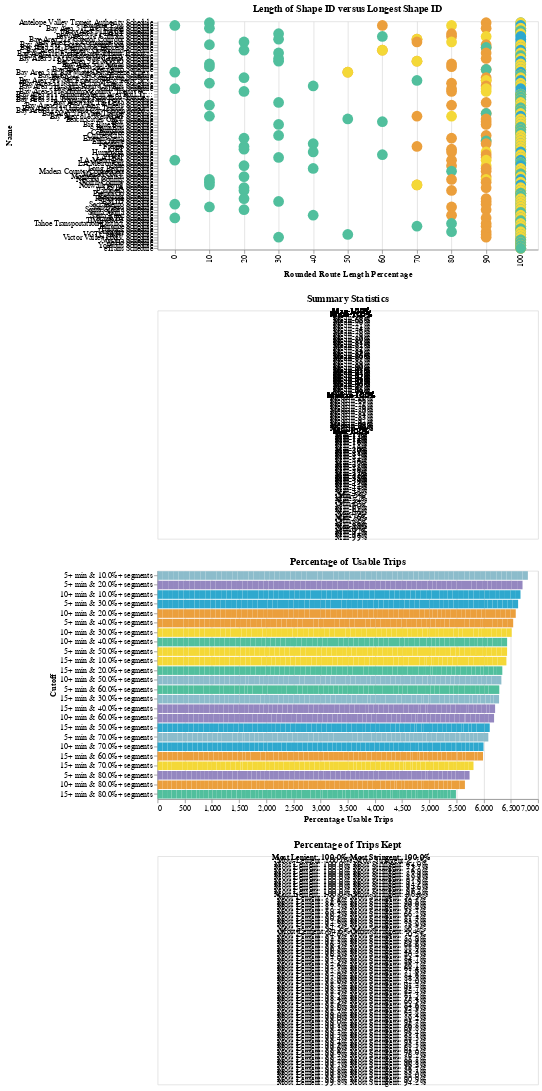

Notebook cell for this chart:
### Code cell
route_len_dot & route_len_table & trip_stats_chart & trip_stats_table

### Figure 1 — Vega-Lite specification as saved in the notebook (floating-point values rounded to 4 significant figures; data arrays with more than 128 entries replaced by an {"elided": "..."} marker saying what was removed)
{"config": {"view": {"continuousWidth": 400, "continuousHeight": 300}}, "vconcat": [{"mark": {"type": "circle", "opacity": 1, "size": 200}, "encoding": {"color": {"field": "Variable", "legend": null, "scale": {"range": ["#2EA8CE", "#EB9F3C", "#F4D837", "#51BF9D", "#8CBCCB", "#9487C0"]}, "type": "nominal"}, "tooltip": [{"field": "Name", "type": "nominal"}, {"field": "Variable", "type": "nominal"}, {"field": "Route Length Percentage", "type": "quantitative"}], "x": {"axis": {"grid": true, "tickCount": 4}, "field": "Rounded Route Length Percentage", "scale": {"domain": [0, 10, 20, 30, 40, 50, 60, 70, 80, 90, 100]}, "sort": "ascending", "type": "ordinal"}, "y": {"field": "Name", "type": "nominal"}}, "height": 300, "selection": {"selector001": {"type": "single", "fields": ["Name"], "bind": {"input": "select", "options": [null, "Antelope Valley Transit Authority Schedule", "Banning Pass Schedule", "Bay Area 511 AC Transit Schedule", "Bay Area 511 ACE Schedule", "Bay Area 511 BART Schedule", "Bay Area 511 Caltrain Schedule", "Bay Area 511 Capitol Corridor Schedule", "Bay Area 511 Commute.org Schedule", "Bay Area 511 County Connection Schedule", "Bay Area 511 Dumbarton Express Schedule", "Bay Area 511 Emery Go-Round Schedule", "Bay Area 511 Fairfield and Suisun Transit Schedule", "Bay Area 511 Golden Gate Ferry Schedule", "Bay Area 511 Golden Gate Transit Schedule", "Bay Area 511 MVGO Schedule", "Bay Area 511 Marin Schedule", "Bay Area 511 Muni Schedule", "Bay Area 511 Petaluma Schedule", "Bay Area 511 Rio Vista Delta Breeze Schedule", "Bay Area 511 SFO AirTrain Schedule", "Bay Area 511 SamTrans Schedule", "Bay Area 511 San Francisco Bay Ferry Schedule", "Bay Area 511 Santa Clara Transit Schedule", "Bay Area 511 Santa Rosa CityBus Schedule", "Bay Area 511 SolTrans Schedule", "Bay Area 511 Sonoma County Transit Schedule", "Bay Area 511 Sonoma-Marin Area Rail Transit Schedule", "Bay Area 511 South San Francisco Shuttle Schedule", "Bay Area 511 Treasure Island Ferry Schedule", "Bay Area 511 Tri Delta Schedule", "Bay Area 511 Tri-Valley Wheels Schedule", "Bay Area 511 Union City Transit Schedule", "Bay Area 511 Vacaville City Coach Schedule", "Bay Area 511 Vine Transit Schedule", "Bay Area 511 WestCAT Schedule", "Beach Cities GMV Schedule", "Bear Schedule", "Big Blue Bus Schedule", "BruinBus Schedule", "Burbank Schedule", "Commerce Schedule", "Culver City Schedule", "Eastern Sierra Schedule", "Elk Grove Schedule", "Foothill Schedule", "Fresno Schedule", "GET Schedule", "Humboldt Schedule", "Kings Schedule", "LA DOT Schedule", "LA Metro Bus Schedule", "LA Metro Rail Schedule", "Lake Schedule", "Long Beach Schedule", "Madera County Connection Schedule", "Merced GMV Schedule", "Monterey Salinas Schedule", "Nevada County Schedule", "North County Schedule", "Norwalk Avail Schedule", "OCTA Schedule", "Pasadena Schedule", "PresidiGo Schedule", "Redding Schedule", "Riverside Schedule", "SBMTD Schedule", "Sacramento Schedule", "San Diego Schedule", "Santa Clarita Schedule", "Santa Maria Schedule", "Santa Ynez Schedule", "StanRTA Schedule", "TIME GMV Schedule", "Tahoe Transportation District Schedule", "Torrance Schedule", "Turlock Schedule", "Unitrans Schedule", "VCTC GMV Schedule", "Victor Valley GMV Schedule", "Visalia Schedule", "WeHo Schedule", "Yolobus Schedule", "eTrans Schedule"], "labels": ["All", "Antelope Valley Transit Authority Schedule", "Banning Pass Schedule", "Bay Area 511 AC Transit Schedule", "Bay Area 511 ACE Schedule", "Bay Area 511 BART Schedule", "Bay Area 511 Caltrain Schedule", "Bay Area 511 Capitol Corridor Schedule", "Bay Area 511 Commute.org Schedule", "Bay Area 511 County Connection Schedule", "Bay Area 511 Dumbarton Express Schedule", "Bay Area 511 Emery Go-Round Schedule", "Bay Area 511 Fairfield and Suisun Transit Schedule", "Bay Area 511 Golden Gate Ferry Schedule", "Bay Area 511 Golden Gate Transit Schedule", "Bay Area 511 MVGO Schedule", "Bay Area 511 Marin Schedule", "Bay Area 511 Muni Schedule", "Bay Area 511 Petaluma Schedule", "Bay Area 511 Rio Vista Delta Breeze Schedule", "Bay Area 511 SFO AirTrain Schedule", "Bay Area 511 SamTrans Schedule", "Bay Area 511 San Francisco Bay Ferry Schedule", "Bay Area 511 Santa Clara Transit Schedule", "Bay Area 511 Santa Rosa CityBus Schedule", "Bay Area 511 SolTrans Schedule", "Bay Area 511 Sonoma County Transit Schedule", "Bay Area 511 Sonoma-Marin Area Rail Transit Schedule", "Bay Area 511 South San Francisco Shuttle Schedule", "Bay Area 511 Treasure Island Ferry Schedule", "Bay Area 511 Tri Delta Schedule", "Bay Area 511 Tri-Valley Wheels Schedule", "Bay Area 511 Union City Transit Schedule", "Bay Area 511 Vacaville City Coach Schedule", "Bay Area 511 Vine Transit Schedule", "Bay Area 511 WestCAT Schedule", "Beach Cities GMV Schedule", "Bear Schedule", "Big Blue Bus Schedule", "BruinBus Schedule", "Burbank Schedule", "Commerce Schedule", "Culver City Schedule", "Eastern Sierra Schedule", "Elk Grove Schedule", "Foothill Schedule", "Fresno Schedule", "GET Schedule", "Humboldt Schedule", "Kings Schedule", "LA DOT Schedule", "LA Metro Bus Schedule", "LA Metro Rail Schedule", "Lake Schedule", "Long Beach Schedule", "Madera County Connection Schedule", "Merced GMV Schedule", "Monterey Salinas Schedule", "Nevada County Schedule", "North County Schedule", "Norwalk Avail Schedule", "OCTA Schedule", "Pasadena Schedule", "PresidiGo Schedule", "Redding Schedule", "Riverside Schedule", "SBMTD Schedule", "Sacramento Schedule", "San Diego Schedule", "Santa Clarita Schedule", "Santa Maria Schedule", "Santa Ynez Schedule", "StanRTA Schedule", "TIME GMV Schedule", "Tahoe Transportation District Schedule", "Torrance Schedule", "Turlock Schedule", "Unitrans Schedule", "VCTC GMV Schedule", "Victor Valley GMV Schedule", "Visalia Schedule", "WeHo Schedule", "Yolobus Schedule", "eTrans Schedule"], "name": "Operator"}}}, "title": "Length of Shape ID versus Longest Shape ID", "transform": [{"window": [{"op": "rank", "field": "", "as": "id"}], "groupby": ["Variable"]}, {"filter": {"selection": "selector001"}}], "width": 500}, {"mark": {"type": "text", "align": "center", "baseline": "middle", "dx": 5}, "encoding": {"text": {"field": "Full Information", "type": "nominal"}, "x": {"axis": null, "field": "Zero", "type": "quantitative"}, "y": {"axis": null, "field": "Full Information", "type": "nominal"}}, "height": 300, "selection": {"selector001": {"type": "single", "fields": ["Name"], "bind": {"input": "select", "options": [null, "Antelope Valley Transit Authority Schedule", "Banning Pass Schedule", "Bay Area 511 AC Transit Schedule", "Bay Area 511 ACE Schedule", "Bay Area 511 BART Schedule", "Bay Area 511 Caltrain Schedule", "Bay Area 511 Capitol Corridor Schedule", "Bay Area 511 Commute.org Schedule", "Bay Area 511 County Connection Schedule", "Bay Area 511 Dumbarton Express Schedule", "Bay Area 511 Emery Go-Round Schedule", "Bay Area 511 Fairfield and Suisun Transit Schedule", "Bay Area 511 Golden Gate Ferry Schedule", "Bay Area 511 Golden Gate Transit Schedule", "Bay Area 511 MVGO Schedule", "Bay Area 511 Marin Schedule", "Bay Area 511 Muni Schedule", "Bay Area 511 Petaluma Schedule", "Bay Area 511 Rio Vista Delta Breeze Schedule", "Bay Area 511 SFO AirTrain Schedule", "Bay Area 511 SamTrans Schedule", "Bay Area 511 San Francisco Bay Ferry Schedule", "Bay Area 511 Santa Clara Transit Schedule", "Bay Area 511 Santa Rosa CityBus Schedule", "Bay Area 511 SolTrans Schedule", "Bay Area 511 Sonoma County Transit Schedule", "Bay Area 511 Sonoma-Marin Area Rail Transit Schedule", "Bay Area 511 South San Francisco Shuttle Schedule", "Bay Area 511 Treasure Island Ferry Schedule", "Bay Area 511 Tri Delta Schedule", "Bay Area 511 Tri-Valley Wheels Schedule", "Bay Area 511 Union City Transit Schedule", "Bay Area 511 Vacaville City Coach Schedule", "Bay Area 511 Vine Transit Schedule", "Bay Area 511 WestCAT Schedule", "Beach Cities GMV Schedule", "Bear Schedule", "Big Blue Bus Schedule", "BruinBus Schedule", "Burbank Schedule", "Commerce Schedule", "Culver City Schedule", "Eastern Sierra Schedule", "Elk Grove Schedule", "Foothill Schedule", "Fresno Schedule", "GET Schedule", "Humboldt Schedule", "Kings Schedule", "LA DOT Schedule", "LA Metro Bus Schedule", "LA Metro Rail Schedule", "Lake Schedule", "Long Beach Schedule", "Madera County Connection Schedule", "Merced GMV Schedule", "Monterey Salinas Schedule", "Nevada County Schedule", "North County Schedule", "Norwalk Avail Schedule", "OCTA Schedule", "Pasadena Schedule", "PresidiGo Schedule", "Redding Schedule", "Riverside Schedule", "SBMTD Schedule", "Sacramento Schedule", "San Diego Schedule", "Santa Clarita Schedule", "Santa Maria Schedule", "Santa Ynez Schedule", "StanRTA Schedule", "TIME GMV Schedule", "Tahoe Transportation District Schedule", "Torrance Schedule", "Turlock Schedule", "Unitrans Schedule", "VCTC GMV Schedule", "Victor Valley GMV Schedule", "Visalia Schedule", "WeHo Schedule", "Yolobus Schedule", "eTrans Schedule"], "labels": ["All", "Antelope Valley Transit Authority Schedule", "Banning Pass Schedule", "Bay Area 511 AC Transit Schedule", "Bay Area 511 ACE Schedule", "Bay Area 511 BART Schedule", "Bay Area 511 Caltrain Schedule", "Bay Area 511 Capitol Corridor Schedule", "Bay Area 511 Commute.org Schedule", "Bay Area 511 County Connection Schedule", "Bay Area 511 Dumbarton Express Schedule", "Bay Area 511 Emery Go-Round Schedule", "Bay Area 511 Fairfield and Suisun Transit Schedule", "Bay Area 511 Golden Gate Ferry Schedule", "Bay Area 511 Golden Gate Transit Schedule", "Bay Area 511 MVGO Schedule", "Bay Area 511 Marin Schedule", "Bay Area 511 Muni Schedule", "Bay Area 511 Petaluma Schedule", "Bay Area 511 Rio Vista Delta Breeze Schedule", "Bay Area 511 SFO AirTrain Schedule", "Bay Area 511 SamTrans Schedule", "Bay Area 511 San Francisco Bay Ferry Schedule", "Bay Area 511 Santa Clara Transit Schedule", "Bay Area 511 Santa Rosa CityBus Schedule", "Bay Area 511 SolTrans Schedule", "Bay Area 511 Sonoma County Transit Schedule", "Bay Area 511 Sonoma-Marin Area Rail Transit Schedule", "Bay Area 511 South San Francisco Shuttle Schedule", "Bay Area 511 Treasure Island Ferry Schedule", "Bay Area 511 Tri Delta Schedule", "Bay Area 511 Tri-Valley Wheels Schedule", "Bay Area 511 Union City Transit Schedule", "Bay Area 511 Vacaville City Coach Schedule", "Bay Area 511 Vine Transit Schedule", "Bay Area 511 WestCAT Schedule", "Beach Cities GMV Schedule", "Bear Schedule", "Big Blue Bus Schedule", "BruinBus Schedule", "Burbank Schedule", "Commerce Schedule", "Culver City Schedule", "Eastern Sierra Schedule", "Elk Grove Schedule", "Foothill Schedule", "Fresno Schedule", "GET Schedule", "Humboldt Schedule", "Kings Schedule", "LA DOT Schedule", "LA Metro Bus Schedule", "LA Metro Rail Schedule", "Lake Schedule", "Long Beach Schedule", "Madera County Connection Schedule", "Merced GMV Schedule", "Monterey Salinas Schedule", "Nevada County Schedule", "North County Schedule", "Norwalk Avail Schedule", "OCTA Schedule", "Pasadena Schedule", "PresidiGo Schedule", "Redding Schedule", "Riverside Schedule", "SBMTD Schedule", "Sacramento Schedule", "San Diego Schedule", "Santa Clarita Schedule", "Santa Maria Schedule", "Santa Ynez Schedule", "StanRTA Schedule", "TIME GMV Schedule", "Tahoe Transportation District Schedule", "Torrance Schedule", "Turlock Schedule", "Unitrans Schedule", "VCTC GMV Schedule", "Victor Valley GMV Schedule", "Visalia Schedule", "WeHo Schedule", "Yolobus Schedule", "eTrans Schedule"], "name": "Operator"}}}, "title": "Summary Statistics", "transform": [{"filter": {"selection": "selector001"}}], "width": 500}, {"data": {"name": "data-a50b5a8032c4602f0ce5f648f3322e90"}, "mark": "bar", "encoding": {"color": {"field": "Cutoff", "legend": null, "scale": {"range": ["#2EA8CE", "#EB9F3C", "#F4D837", "#51BF9D", "#8CBCCB", "#9487C0"]}, "type": "nominal"}, "tooltip": [{"field": "Name", "type": "nominal"}, {"field": "Cutoff", "type": "nominal"}, {"field": "Percentage Usable Trips", "type": "quantitative"}, {"field": "N Trips", "type": "quantitative"}], "x": {"field": "Percentage Usable Trips", "sort": {"field": "Percentage Usable Trips", "order": "descending"}, "type": "quantitative"}, "y": {"field": "Cutoff", "sort": {"field": "Percentage Usable Trips", "order": "descending"}, "type": "nominal"}}, "height": 300, "selection": {"selector001": {"type": "single", "fields": ["Name"], "bind": {"input": "select", "options": [null, "Antelope Valley Transit Authority Schedule", "Banning Pass Schedule", "Bay Area 511 AC Transit Schedule", "Bay Area 511 ACE Schedule", "Bay Area 511 BART Schedule", "Bay Area 511 Caltrain Schedule", "Bay Area 511 Capitol Corridor Schedule", "Bay Area 511 Commute.org Schedule", "Bay Area 511 County Connection Schedule", "Bay Area 511 Dumbarton Express Schedule", "Bay Area 511 Emery Go-Round Schedule", "Bay Area 511 Fairfield and Suisun Transit Schedule", "Bay Area 511 Golden Gate Ferry Schedule", "Bay Area 511 Golden Gate Transit Schedule", "Bay Area 511 MVGO Schedule", "Bay Area 511 Marin Schedule", "Bay Area 511 Muni Schedule", "Bay Area 511 Petaluma Schedule", "Bay Area 511 Rio Vista Delta Breeze Schedule", "Bay Area 511 SFO AirTrain Schedule", "Bay Area 511 SamTrans Schedule", "Bay Area 511 San Francisco Bay Ferry Schedule", "Bay Area 511 Santa Clara Transit Schedule", "Bay Area 511 Santa Rosa CityBus Schedule", "Bay Area 511 SolTrans Schedule", "Bay Area 511 Sonoma County Transit Schedule", "Bay Area 511 Sonoma-Marin Area Rail Transit Schedule", "Bay Area 511 South San Francisco Shuttle Schedule", "Bay Area 511 Treasure Island Ferry Schedule", "Bay Area 511 Tri Delta Schedule", "Bay Area 511 Tri-Valley Wheels Schedule", "Bay Area 511 Union City Transit Schedule", "Bay Area 511 Vacaville City Coach Schedule", "Bay Area 511 Vine Transit Schedule", "Bay Area 511 WestCAT Schedule", "Beach Cities GMV Schedule", "Bear Schedule", "Big Blue Bus Schedule", "BruinBus Schedule", "Burbank Schedule", "Commerce Schedule", "Culver City Schedule", "Eastern Sierra Schedule", "Elk Grove Schedule", "Foothill Schedule", "Fresno Schedule", "GET Schedule", "Humboldt Schedule", "Kings Schedule", "LA DOT Schedule", "LA Metro Bus Schedule", "LA Metro Rail Schedule", "Lake Schedule", "Long Beach Schedule", "Madera County Connection Schedule", "Merced GMV Schedule", "Monterey Salinas Schedule", "Nevada County Schedule", "North County Schedule", "Norwalk Avail Schedule", "OCTA Schedule", "Pasadena Schedule", "PresidiGo Schedule", "Redding Schedule", "Riverside Schedule", "SBMTD Schedule", "Sacramento Schedule", "San Diego Schedule", "Santa Clarita Schedule", "Santa Maria Schedule", "Santa Ynez Schedule", "StanRTA Schedule", "TIME GMV Schedule", "Tahoe Transportation District Schedule", "Torrance Schedule", "Turlock Schedule", "Unitrans Schedule", "VCTC GMV Schedule", "Victor Valley GMV Schedule", "Visalia Schedule", "WeHo Schedule", "Yolobus Schedule", "eTrans Schedule"], "labels": ["All", "Antelope Valley Transit Authority Schedule", "Banning Pass Schedule", "Bay Area 511 AC Transit Schedule", "Bay Area 511 ACE Schedule", "Bay Area 511 BART Schedule", "Bay Area 511 Caltrain Schedule", "Bay Area 511 Capitol Corridor Schedule", "Bay Area 511 Commute.org Schedule", "Bay Area 511 County Connection Schedule", "Bay Area 511 Dumbarton Express Schedule", "Bay Area 511 Emery Go-Round Schedule", "Bay Area 511 Fairfield and Suisun Transit Schedule", "Bay Area 511 Golden Gate Ferry Schedule", "Bay Area 511 Golden Gate Transit Schedule", "Bay Area 511 MVGO Schedule", "Bay Area 511 Marin Schedule", "Bay Area 511 Muni Schedule", "Bay Area 511 Petaluma Schedule", "Bay Area 511 Rio Vista Delta Breeze Schedule", "Bay Area 511 SFO AirTrain Schedule", "Bay Area 511 SamTrans Schedule", "Bay Area 511 San Francisco Bay Ferry Schedule", "Bay Area 511 Santa Clara Transit Schedule", "Bay Area 511 Santa Rosa CityBus Schedule", "Bay Area 511 SolTrans Schedule", "Bay Area 511 Sonoma County Transit Schedule", "Bay Area 511 Sonoma-Marin Area Rail Transit Schedule", "Bay Area 511 South San Francisco Shuttle Schedule", "Bay Area 511 Treasure Island Ferry Schedule", "Bay Area 511 Tri Delta Schedule", "Bay Area 511 Tri-Valley Wheels Schedule", "Bay Area 511 Union City Transit Schedule", "Bay Area 511 Vacaville City Coach Schedule", "Bay Area 511 Vine Transit Schedule", "Bay Area 511 WestCAT Schedule", "Beach Cities GMV Schedule", "Bear Schedule", "Big Blue Bus Schedule", "BruinBus Schedule", "Burbank Schedule", "Commerce Schedule", "Culver City Schedule", "Eastern Sierra Schedule", "Elk Grove Schedule", "Foothill Schedule", "Fresno Schedule", "GET Schedule", "Humboldt Schedule", "Kings Schedule", "LA DOT Schedule", "LA Metro Bus Schedule", "LA Metro Rail Schedule", "Lake Schedule", "Long Beach Schedule", "Madera County Connection Schedule", "Merced GMV Schedule", "Monterey Salinas Schedule", "Nevada County Schedule", "North County Schedule", "Norwalk Avail Schedule", "OCTA Schedule", "Pasadena Schedule", "PresidiGo Schedule", "Redding Schedule", "Riverside Schedule", "SBMTD Schedule", "Sacramento Schedule", "San Diego Schedule", "Santa Clarita Schedule", "Santa Maria Schedule", "Santa Ynez Schedule", "StanRTA Schedule", "TIME GMV Schedule", "Tahoe Transportation District Schedule", "Torrance Schedule", "Turlock Schedule", "Unitrans Schedule", "VCTC GMV Schedule", "Victor Valley GMV Schedule", "Visalia Schedule", "WeHo Schedule", "Yolobus Schedule", "eTrans Schedule"], "name": "Operator"}}}, "title": "Percentage of Usable Trips", "transform": [{"filter": {"selection": "selector001"}}], "width": 500}, {"data": {"name": "data-55e2765b1f06c5436865dd4bd15852de"}, "mark": {"type": "text", "align": "center", "baseline": "middle", "dx": 5}, "encoding": {"text": {"field": "Full Information", "type": "nominal"}, "x": {"axis": null, "field": "Zero", "type": "quantitative"}, "y": {"axis": null, "field": "Full Information", "type": "nominal"}}, "height": 300, "selection": {"selector001": {"type": "single", "fields": ["Name"], "bind": {"input": "select", "options": [null, "Antelope Valley Transit Authority Schedule", "Banning Pass Schedule", "Bay Area 511 AC Transit Schedule", "Bay Area 511 ACE Schedule", "Bay Area 511 BART Schedule", "Bay Area 511 Caltrain Schedule", "Bay Area 511 Capitol Corridor Schedule", "Bay Area 511 Commute.org Schedule", "Bay Area 511 County Connection Schedule", "Bay Area 511 Dumbarton Express Schedule", "Bay Area 511 Emery Go-Round Schedule", "Bay Area 511 Fairfield and Suisun Transit Schedule", "Bay Area 511 Golden Gate Ferry Schedule", "Bay Area 511 Golden Gate Transit Schedule", "Bay Area 511 MVGO Schedule", "Bay Area 511 Marin Schedule", "Bay Area 511 Muni Schedule", "Bay Area 511 Petaluma Schedule", "Bay Area 511 Rio Vista Delta Breeze Schedule", "Bay Area 511 SFO AirTrain Schedule", "Bay Area 511 SamTrans Schedule", "Bay Area 511 San Francisco Bay Ferry Schedule", "Bay Area 511 Santa Clara Transit Schedule", "Bay Area 511 Santa Rosa CityBus Schedule", "Bay Area 511 SolTrans Schedule", "Bay Area 511 Sonoma County Transit Schedule", "Bay Area 511 Sonoma-Marin Area Rail Transit Schedule", "Bay Area 511 South San Francisco Shuttle Schedule", "Bay Area 511 Treasure Island Ferry Schedule", "Bay Area 511 Tri Delta Schedule", "Bay Area 511 Tri-Valley Wheels Schedule", "Bay Area 511 Union City Transit Schedule", "Bay Area 511 Vacaville City Coach Schedule", "Bay Area 511 Vine Transit Schedule", "Bay Area 511 WestCAT Schedule", "Beach Cities GMV Schedule", "Bear Schedule", "Big Blue Bus Schedule", "BruinBus Schedule", "Burbank Schedule", "Commerce Schedule", "Culver City Schedule", "Eastern Sierra Schedule", "Elk Grove Schedule", "Foothill Schedule", "Fresno Schedule", "GET Schedule", "Humboldt Schedule", "Kings Schedule", "LA DOT Schedule", "LA Metro Bus Schedule", "LA Metro Rail Schedule", "Lake Schedule", "Long Beach Schedule", "Madera County Connection Schedule", "Merced GMV Schedule", "Monterey Salinas Schedule", "Nevada County Schedule", "North County Schedule", "Norwalk Avail Schedule", "OCTA Schedule", "Pasadena Schedule", "PresidiGo Schedule", "Redding Schedule", "Riverside Schedule", "SBMTD Schedule", "Sacramento Schedule", "San Diego Schedule", "Santa Clarita Schedule", "Santa Maria Schedule", "Santa Ynez Schedule", "StanRTA Schedule", "TIME GMV Schedule", "Tahoe Transportation District Schedule", "Torrance Schedule", "Turlock Schedule", "Unitrans Schedule", "VCTC GMV Schedule", "Victor Valley GMV Schedule", "Visalia Schedule", "WeHo Schedule", "Yolobus Schedule", "eTrans Schedule"], "labels": ["All", "Antelope Valley Transit Authority Schedule", "Banning Pass Schedule", "Bay Area 511 AC Transit Schedule", "Bay Area 511 ACE Schedule", "Bay Area 511 BART Schedule", "Bay Area 511 Caltrain Schedule", "Bay Area 511 Capitol Corridor Schedule", "Bay Area 511 Commute.org Schedule", "Bay Area 511 County Connection Schedule", "Bay Area 511 Dumbarton Express Schedule", "Bay Area 511 Emery Go-Round Schedule", "Bay Area 511 Fairfield and Suisun Transit Schedule", "Bay Area 511 Golden Gate Ferry Schedule", "Bay Area 511 Golden Gate Transit Schedule", "Bay Area 511 MVGO Schedule", "Bay Area 511 Marin Schedule", "Bay Area 511 Muni Schedule", "Bay Area 511 Petaluma Schedule", "Bay Area 511 Rio Vista Delta Breeze Schedule", "Bay Area 511 SFO AirTrain Schedule", "Bay Area 511 SamTrans Schedule", "Bay Area 511 San Francisco Bay Ferry Schedule", "Bay Area 511 Santa Clara Transit Schedule", "Bay Area 511 Santa Rosa CityBus Schedule", "Bay Area 511 SolTrans Schedule", "Bay Area 511 Sonoma County Transit Schedule", "Bay Area 511 Sonoma-Marin Area Rail Transit Schedule", "Bay Area 511 South San Francisco Shuttle Schedule", "Bay Area 511 Treasure Island Ferry Schedule", "Bay Area 511 Tri Delta Schedule", "Bay Area 511 Tri-Valley Wheels Schedule", "Bay Area 511 Union City Transit Schedule", "Bay Area 511 Vacaville City Coach Schedule", "Bay Area 511 Vine Transit Schedule", "Bay Area 511 WestCAT Schedule", "Beach Cities GMV Schedule", "Bear Schedule", "Big Blue Bus Schedule", "BruinBus Schedule", "Burbank Schedule", "Commerce Schedule", "Culver City Schedule", "Eastern Sierra Schedule", "Elk Grove Schedule", "Foothill Schedule", "Fresno Schedule", "GET Schedule", "Humboldt Schedule", "Kings Schedule", "LA DOT Schedule", "LA Metro Bus Schedule", "LA Metro Rail Schedule", "Lake Schedule", "Long Beach Schedule", "Madera County Connection Schedule", "Merced GMV Schedule", "Monterey Salinas Schedule", "Nevada County Schedule", "North County Schedule", "Norwalk Avail Schedule", "OCTA Schedule", "Pasadena Schedule", "PresidiGo Schedule", "Redding Schedule", "Riverside Schedule", "SBMTD Schedule", "Sacramento Schedule", "San Diego Schedule", "Santa Clarita Schedule", "Santa Maria Schedule", "Santa Ynez Schedule", "StanRTA Schedule", "TIME GMV Schedule", "Tahoe Transportation District Schedule", "Torrance Schedule", "Turlock Schedule", "Unitrans Schedule", "VCTC GMV Schedule", "Victor Valley GMV Schedule", "Visalia Schedule", "WeHo Schedule", "Yolobus Schedule", "eTrans Schedule"], "name": "Operator"}}}, "title": "Percentage of Trips Kept", "transform": [{"filter": {"selection": "selector001"}}], "width": 500}], "data": {"name": "data-5b23ff5ea699206d20254c83b2549481"}, "$schema": "https://vega.github.io/schema/vega-lite/v4.17.0.json", "datasets": {"data-5b23ff5ea699206d20254c83b2549481": {"elided": "332 records"}, "data-a50b5a8032c4602f0ce5f648f3322e90": {"elided": "1680 records"}, "data-55e2765b1f06c5436865dd4bd15852de": [{"Name": "Antelope Valley Transit Authority Schedule", "Max": 96.8, "Min": 80.2, "Zero": 0, "Full Information": "Most Lenient: 96.8% Most Stringent: 80.2%"}, {"Name": "Banning Pass Schedule", "Max": 97.7, "Min": 61.4, "Zero": 0, "Full Information": "Most Lenient: 97.7% Most Stringent: 61.4%"}, {"Name": "Bay Area 511 AC Transit Schedule", "Max": 99.4, "Min": 93.1, "Zero": 0, "Full Information": "Most Lenient: 99.4% Most Stringent: 93.1%"}, {"Name": "Bay Area 511 Caltrain Schedule", "Max": 94.6, "Min": 5.4, "Zero": 0, "Full Information": "Most Lenient: 94.6% Most Stringent: 5.4%"}, {"Name": "Bay Area 511 County Connection Schedule", "Max": 97.0, "Min": 84.7, "Zero": 0, "Full Information": "Most Lenient: 97.0% Most Stringent: 84.7%"}, {"Name": "Bay Area 511 Dumbarton Express Schedule", "Max": 98.0, "Min": 42.0, "Zero": 0, "Full Information": "Most Lenient: 98.0% Most Stringent: 42.0%"}, {"Name": "Bay Area 511 Emery Go-Round Schedule", "Max": 100.0, "Min": 96.9, "Zero": 0, "Full Information": "Most Lenient: 100.0% Most Stringent: 96.9%"}, {"Name": "Bay Area 511 Fairfield and Suisun Transit Schedule", "Max": 100.0, "Min": 94.2, "Zero": 0, "Full Information": "Most Lenient: 100.0% Most Stringent: 94.2%"}, {"Name": "Bay Area 511 Golden Gate Transit Schedule", "Max": 100.0, "Min": 96.2, "Zero": 0, "Full Information": "Most Lenient: 100.0% Most Stringent: 96.2%"}, {"Name": "Bay Area 511 MVGO Schedule", "Max": 100.0, "Min": 89.9, "Zero": 0, "Full Information": "Most Lenient: 100.0% Most Stringent: 89.9%"}, {"Name": "Bay Area 511 Marin Schedule", "Max": 96.3, "Min": 68.6, "Zero": 0, "Full Information": "Most Lenient: 96.3% Most Stringent: 68.6%"}, {"Name": "Bay Area 511 Muni Schedule", "Max": 99.3, "Min": 82.1, "Zero": 0, "Full Information": "Most Lenient: 99.3% Most Stringent: 82.1%"}, {"Name": "Bay Area 511 Petaluma Schedule", "Max": 85.6, "Min": 39.8, "Zero": 0, "Full Information": "Most Lenient: 85.6% Most Stringent: 39.8%"}, {"Name": "Bay Area 511 SamTrans Schedule", "Max": 99.1, "Min": 86.8, "Zero": 0, "Full Information": "Most Lenient: 99.1% Most Stringent: 86.8%"}, {"Name": "Bay Area 511 San Francisco Bay Ferry Schedule", "Max": 100.0, "Min": 2.7, "Zero": 0, "Full Information": "Most Lenient: 100.0% Most Stringent: 2.7%"}, {"Name": "Bay Area 511 Santa Clara Transit Schedule", "Max": 99.0, "Min": 89.2, "Zero": 0, "Full Information": "Most Lenient: 99.0% Most Stringent: 89.2%"}, {"Name": "Bay Area 511 Santa Rosa CityBus Schedule", "Max": 99.8, "Min": 56.7, "Zero": 0, "Full Information": "Most Lenient: 99.8% Most Stringent: 56.7%"}, {"Name": "Bay Area 511 SolTrans Schedule", "Max": 99.0, "Min": 77.4, "Zero": 0, "Full Information": "Most Lenient: 99.0% Most Stringent: 77.4%"}, {"Name": "Bay Area 511 Sonoma County Transit Schedule", "Max": 90.5, "Min": 66.2, "Zero": 0, "Full Information": "Most Lenient: 90.5% Most Stringent: 66.2%"}, {"Name": "Bay Area 511 Sonoma-Marin Area Rail Transit Schedule", "Max": 100.0, "Min": 73.7, "Zero": 0, "Full Information": "Most Lenient: 100.0% Most Stringent: 73.7%"}, {"Name": "Bay Area 511 Tri Delta Schedule", "Max": 99.4, "Min": 88.3, "Zero": 0, "Full Information": "Most Lenient: 99.4% Most Stringent: 88.3%"}, {"Name": "Bay Area 511 Tri-Valley Wheels Schedule", "Max": 98.3, "Min": 85.4, "Zero": 0, "Full Information": "Most Lenient: 98.3% Most Stringent: 85.4%"}, {"Name": "Bay Area 511 Union City Transit Schedule", "Max": 99.0, "Min": 93.7, "Zero": 0, "Full Information": "Most Lenient: 99.0% Most Stringent: 93.7%"}, {"Name": "Bay Area 511 Vine Transit Schedule", "Max": 92.6, "Min": 83.7, "Zero": 0, "Full Information": "Most Lenient: 92.6% Most Stringent: 83.7%"}, {"Name": "Bay Area 511 WestCAT Schedule", "Max": 99.8, "Min": 83.3, "Zero": 0, "Full Information": "Most Lenient: 99.8% Most Stringent: 83.3%"}, {"Name": "Beach Cities GMV Schedule", "Max": 95.5, "Min": 89.9, "Zero": 0, "Full Information": "Most Lenient: 95.5% Most Stringent: 89.9%"}, {"Name": "Bear Schedule", "Max": 89.4, "Min": 51.7, "Zero": 0, "Full Information": "Most Lenient: 89.4% Most Stringent: 51.7%"}, {"Name": "Big Blue Bus Schedule", "Max": 99.7, "Min": 90.8, "Zero": 0, "Full Information": "Most Lenient: 99.7% Most Stringent: 90.8%"}, {"Name": "BruinBus Schedule", "Max": 100.0, "Min": 100.0, "Zero": 0, "Full Information": "Most Lenient: 100.0% Most Stringent: 100.0%"}, {"Name": "Burbank Schedule", "Max": 98.6, "Min": 95.9, "Zero": 0, "Full Information": "Most Lenient: 98.6% Most Stringent: 95.9%"}, {"Name": "Commerce Schedule", "Max": 98.2, "Min": 92.7, "Zero": 0, "Full Information": "Most Lenient: 98.2% Most Stringent: 92.7%"}, {"Name": "Culver City Schedule", "Max": 97.8, "Min": 77.6, "Zero": 0, "Full Information": "Most Lenient: 97.8% Most Stringent: 77.6%"}, {"Name": "Eastern Sierra Schedule", "Max": 79.8, "Min": 31.3, "Zero": 0, "Full Information": "Most Lenient: 79.8% Most Stringent: 31.3%"}, {"Name": "Elk Grove Schedule", "Max": 99.2, "Min": 98.4, "Zero": 0, "Full Information": "Most Lenient: 99.2% Most Stringent: 98.4%"}, {"Name": "Foothill Schedule", "Max": 97.9, "Min": 84.6, "Zero": 0, "Full Information": "Most Lenient: 97.9% Most Stringent: 84.6%"}, {"Name": "Fresno Schedule", "Max": 100.0, "Min": 87.9, "Zero": 0, "Full Information": "Most Lenient: 100.0% Most Stringent: 87.9%"}, {"Name": "GET Schedule", "Max": 99.8, "Min": 94.2, "Zero": 0, "Full Information": "Most Lenient: 99.8% Most Stringent: 94.2%"}, {"Name": "Humboldt Schedule", "Max": 94.6, "Min": 70.5, "Zero": 0, "Full Information": "Most Lenient: 94.6% Most Stringent: 70.5%"}, {"Name": "Kings Schedule", "Max": 99.6, "Min": 98.0, "Zero": 0, "Full Information": "Most Lenient: 99.6% Most Stringent: 98.0%"}, {"Name": "LA DOT Schedule", "Max": 97.6, "Min": 86.1, "Zero": 0, "Full Information": "Most Lenient: 97.6% Most Stringent: 86.1%"}, {"Name": "LA Metro Bus Schedule", "Max": 99.2, "Min": 69.8, "Zero": 0, "Full Information": "Most Lenient: 99.2% Most Stringent: 69.8%"}, {"Name": "LA Metro Rail Schedule", "Max": 96.8, "Min": 41.3, "Zero": 0, "Full Information": "Most Lenient: 96.8% Most Stringent: 41.3%"}, {"Name": "Lake Schedule", "Max": 90.8, "Min": 81.5, "Zero": 0, "Full Information": "Most Lenient: 90.8% Most Stringent: 81.5%"}, {"Name": "Long Beach Schedule", "Max": 98.6, "Min": 84.6, "Zero": 0, "Full Information": "Most Lenient: 98.6% Most Stringent: 84.6%"}, {"Name": "Madera County Connection Schedule", "Max": 96.3, "Min": 88.9, "Zero": 0, "Full Information": "Most Lenient: 96.3% Most Stringent: 88.9%"}, {"Name": "Monterey Salinas Schedule", "Max": 99.7, "Min": 88.1, "Zero": 0, "Full Information": "Most Lenient: 99.7% Most Stringent: 88.1%"}, {"Name": "Nevada County Schedule", "Max": 94.5, "Min": 78.9, "Zero": 0, "Full Information": "Most Lenient: 94.5% Most Stringent: 78.9%"}, {"Name": "North County Schedule", "Max": 100.0, "Min": 91.9, "Zero": 0, "Full Information": "Most Lenient: 100.0% Most Stringent: 91.9%"}, {"Name": "Norwalk Avail Schedule", "Max": 100.0, "Min": 76.9, "Zero": 0, "Full Information": "Most Lenient: 100.0% Most Stringent: 76.9%"}, {"Name": "OCTA Schedule", "Max": 99.8, "Min": 88.0, "Zero": 0, "Full Information": "Most Lenient: 99.8% Most Stringent: 88.0%"}, {"Name": "Pasadena Schedule", "Max": 100.0, "Min": 94.6, "Zero": 0, "Full Information": "Most Lenient: 100.0% Most Stringent: 94.6%"}, {"Name": "PresidiGo Schedule", "Max": 86.7, "Min": 80.0, "Zero": 0, "Full Information": "Most Lenient: 86.7% Most Stringent: 80.0%"}, {"Name": "Redding Schedule", "Max": 98.7, "Min": 82.8, "Zero": 0, "Full Information": "Most Lenient: 98.7% Most Stringent: 82.8%"}, {"Name": "Riverside Schedule", "Max": 99.7, "Min": 96.3, "Zero": 0, "Full Information": "Most Lenient: 99.7% Most Stringent: 96.3%"}, {"Name": "SBMTD Schedule", "Max": 98.5, "Min": 66.3, "Zero": 0, "Full Information": "Most Lenient: 98.5% Most Stringent: 66.3%"}, {"Name": "San Diego Schedule", "Max": 99.8, "Min": 90.9, "Zero": 0, "Full Information": "Most Lenient: 99.8% Most Stringent: 90.9%"}, {"Name": "Santa Clarita Schedule", "Max": 99.5, "Min": 88.5, "Zero": 0, "Full Information": "Most Lenient: 99.5% Most Stringent: 88.5%"}, {"Name": "Santa Maria Schedule", "Max": 100.0, "Min": 100.0, "Zero": 0, "Full Information": "Most Lenient: 100.0% Most Stringent: 100.0%"}, {"Name": "Santa Ynez Schedule", "Max": 100.0, "Min": 64.0, "Zero": 0, "Full Information": "Most Lenient: 100.0% Most Stringent: 64.0%"}, {"Name": "StanRTA Schedule", "Max": 97.3, "Min": 86.4, "Zero": 0, "Full Information": "Most Lenient: 97.3% Most Stringent: 86.4%"}, {"Name": "Tahoe Transportation District Schedule", "Max": 87.5, "Min": 68.8, "Zero": 0, "Full Information": "Most Lenient: 87.5% Most Stringent: 68.8%"}, {"Name": "Torrance Schedule", "Max": 99.7, "Min": 76.2, "Zero": 0, "Full Information": "Most Lenient: 99.7% Most Stringent: 76.2%"}, {"Name": "Turlock Schedule", "Max": 99.6, "Min": 61.1, "Zero": 0, "Full Information": "Most Lenient: 99.6% Most Stringent: 61.1%"}, {"Name": "Unitrans Schedule", "Max": 95.3, "Min": 57.9, "Zero": 0, "Full Information": "Most Lenient: 95.3% Most Stringent: 57.9%"}, {"Name": "VCTC GMV Schedule", "Max": 98.3, "Min": 87.3, "Zero": 0, "Full Information": "Most Lenient: 98.3% Most Stringent: 87.3%"}, {"Name": "Victor Valley GMV Schedule", "Max": 98.2, "Min": 91.2, "Zero": 0, "Full Information": "Most Lenient: 98.2% Most Stringent: 91.2%"}, {"Name": "Visalia Schedule", "Max": 94.5, "Min": 86.7, "Zero": 0, "Full Information": "Most Lenient: 94.5% Most Stringent: 86.7%"}, {"Name": "WeHo Schedule", "Max": 98.4, "Min": 73.4, "Zero": 0, "Full Information": "Most Lenient: 98.4% Most Stringent: 73.4%"}, {"Name": "Yolobus Schedule", "Max": 97.9, "Min": 88.3, "Zero": 0, "Full Information": "Most Lenient: 97.9% Most Stringent: 88.3%"}]}}
